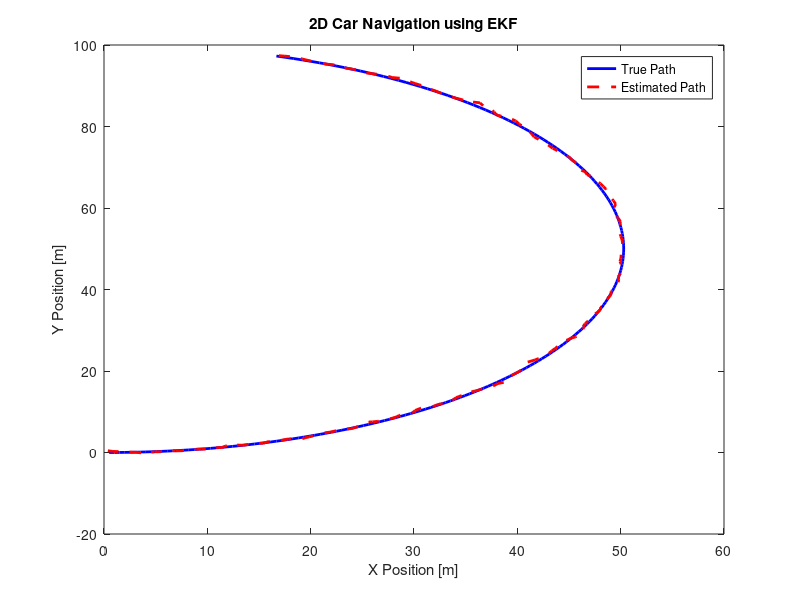
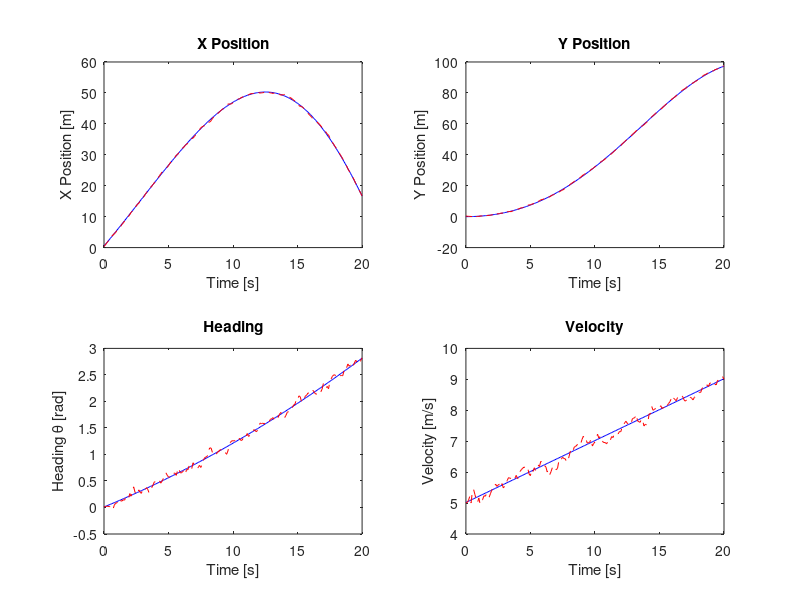

Write MATLAB code to recreate these figures, in order. (Note: this script raises an error after producing the figures.)
%% Extended Kalman Filter (EKF) for 2D Car Navigation Example
% This script simulates a car moving in 2D and uses an EKF to estimate its state.
clear; clc; close all;

%% Simulation Parameters
dt = 0.1;               % Time step [s]
T = 20;                 % Total simulation time [s]
t = 0:dt:T;           % Time vector

% Vehicle parameters
L = 2.5;                % Wheelbase length [m]

% Process noise covariance (assumed noise on state propagation)
Q = diag([0.1, 0.1, 0.05, 0.1].^2);

% Measurement noise covariance (for GPS: measuring x and y)
R = diag([0.5, 0.5].^2);
% R = diag([0,0]);

%% Initial Conditions
% True state: [x; y; theta; v]
x_true = [0; 0; 0; 5];
% Initial state estimate
x_est = [0; 0; 0; 5];
% Initial estimation error covariance
P = diag([1, 1, 0.1, 1].^2);

% Preallocate arrays for storing history for plotting
x_true_history = zeros(4, length(t));
x_est_history = zeros(4, length(t));

%% Control Inputs (constant for simplicity)
a = 0.2;         % Acceleration [m/s^2]
delta = 0.05;    % Steering angle [radians]

%% EKF Simulation Loop
for k = 1:length(t)
    %% True State Propagation
    theta = x_true(3);
    v = x_true(4);
    % Update true state using the non-linear kinematic bicycle model
    x_true(1) = x_true(1) + v * cos(theta) * dt;
    x_true(2) = x_true(2) + v * sin(theta) * dt;
    x_true(3) = x_true(3) + (v / L) * tan(delta) * dt;
    x_true(4) = x_true(4) + a * dt;
    
    % Simulated GPS measurement (position only) with added noise
    z = [x_true(1); x_true(2)] + sqrt(R) * randn(2, 1);
%     z = [x_true(1); x_true(2)];
    
    %% EKF Prediction Step
    % Predict the next state using the same non-linear model
    theta_est = x_est(3);
    v_est = x_est(4);
    x_pred = zeros(4, 1);
    x_pred(1) = x_est(1) + v_est * cos(theta_est) * dt;
    x_pred(2) = x_est(2) + v_est * sin(theta_est) * dt;
    x_pred(3) = x_est(3) + (v_est / L) * tan(delta) * dt;
    x_pred(4) = x_est(4) + a * dt;
    
    % Compute the Jacobian F of the process model with respect to the state
    F = eye(4);
    F(1,3) = -v_est * sin(theta_est) * dt;
    F(1,4) = cos(theta_est) * dt;
    F(2,3) = v_est * cos(theta_est) * dt;
    F(2,4) = sin(theta_est) * dt;
    F(3,4) = (1 / L) * tan(delta) * dt;
    
    % Predict the error covariance
    P_pred = F * P * F' + Q;
    
    %% EKF Update Step
    % Measurement model: z = h(x) = [x; y]
    z_pred = [x_pred(1); x_pred(2)];
    % Measurement Jacobian H
    H = [1 0 0 0;
         0 1 0 0];
     
    % Innovation covariance
    S = H * P_pred * H' + R;
    % Kalman gain
    K = P_pred * H' / S;
    
    % Update the state estimate with the measurement
    x_est = x_pred + K * (z - z_pred);
    % Update the error covariance
    P = (eye(4) - K * H) * P_pred;
    
    % Save states for plotting
    x_true_history(:, k) = x_true;
    x_est_history(:, k) = x_est;
end

%% Plotting the Results
figure;
plot(x_true_history(1, :), x_true_history(2, :), 'b-', 'LineWidth', 2); hold on;
plot(x_est_history(1, :), x_est_history(2, :), 'r--', 'LineWidth', 2);
xlabel('X Position [m]');
ylabel('Y Position [m]');
legend('True Path', 'Estimated Path');
title('2D Car Navigation using EKF');

figure;
subplot(2,2,1);
plot(t, x_true_history(1, :), 'b-', t, x_est_history(1, :), 'r--');
xlabel('Time [s]'); ylabel('X Position [m]');
title('X Position');

subplot(2,2,2);
plot(t, x_true_history(2, :), 'b-', t, x_est_history(2, :), 'r--');
xlabel('Time [s]'); ylabel('Y Position [m]');
title('Y Position');

subplot(2,2,3);
plot(t, x_true_history(3, :), 'b-', t, x_est_history(3, :), 'r--');
xlabel('Time [s]'); ylabel('Heading \theta [rad]');
title('Heading');

subplot(2,2,4);
plot(t, x_true_history(4, :), 'b-', t, x_est_history(4, :), 'r--');
xlabel('Time [s]'); ylabel('Velocity [m/s]');
title('Velocity');

sgtitle('EKF State Estimation vs True State');
